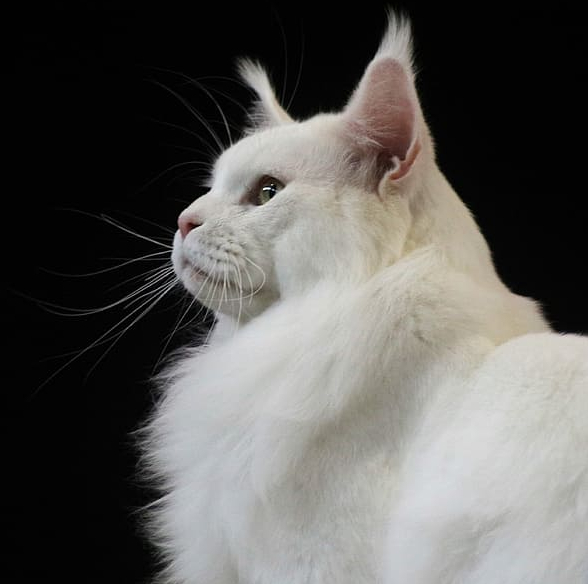
#> input picture images/cat.jpg, 588 x 584 px
$ python imager.py images/cat.jpg
#> lines starting #> are read from the running program, lines starting #| are printed output that depends on the picture
#!/bin/python3

import sys, os, argparse
import numpy as np
import math
from fractions import Fraction
from PIL import Image

# 10 levels of luminance represented in ASCII
ascii_scale = ' .:-=+*#%@'

# ANSI reset escape code
reset = '\033[0m'

'''
Returns the RGB escape code for the foreground colour in supported terminals.
'''
def rgbFG(r, g, b):
    return f'\033[38;2;{r};{g};{b}m'

'''
Returns the RGB escape code for the background colour in supported terminals.
'''
def rgbBG(r, g, b):
    return f'\033[48;2;{r};{g};{b}m'

# [13 lines left out: function outputParameters, not called in this run]

'''
Given an image object, scales the photo to the width of the terminal while maintaining aspect ratio
and returns the new resolution. If verbose is true, outputs information about the original and new image's
resolution and aspect ratio.
'''
def getImageScale(image, verbose, colour):
    # Get terminal size
    t = os.get_terminal_size()

    # Get the pixel dimensions and calculate aspect ratio of the image
    W, H = image.size[0], image.size[1]
    # Final aspect ratio is halved to reduce the effect of line spacing
    ratio = (H/2)/W

    # Calculate the final resolution of image
    # The width of the final image is shrunk to fit the width of the terminal
    # Height is then scaled with aspect ratio
    x = t.columns
    y = int(ratio*x)

    # If the picture is smaller than the terminal size, display image in full resolution
    if W <= x:
        x_segment = 1
        y_segment = 1
        x = W
        y = H
    else:
        # Calculate number of pixels in each segment
        x_segment = W/x
        y_segment = H/y

    if verbose:
        outputParameters(W, H, x, y, x_segment, y_segment, colour)

    return (x, y)

'''
Given an image object, downscales the image to fit the terminal and returns the RGB colour values of each
pixel in a list, where each row is seperated in nested lists. Final RGB values are stored as a 3-tuple.
'''
# [25 lines left out: function convertImageToColour, not called in this run]

'''
Given an image object, downscales the image to fit the terminal and converts each pixel's luminance value
to the corresponding ASCII character. Returns a list of strings, with each string representing a row.
'''
def convertImageToASCII(img, verbose):
    img = img.convert('L')

    scale = getImageScale(img, verbose, True)
    cols = scale[0]
    rows = scale[1]

    img = img.resize((cols, rows))

    asciimg = []
    c = np.array(img)

    for row in range(rows):
        asciimg.append('')

        for col in range(cols):
            ascii_chr = ascii_scale[int((c[row][col]*9)/255)]
            asciimg[row] += ascii_chr

    return asciimg

def main():
    # Parse args
    parser = argparse.ArgumentParser(
        prog = 'imager',
        description = 'Generates an ASCII image from an image file'
    )
    parser.add_argument('filename')
    parser.add_argument('-v', action='store_true', dest='verbose', required=False)
    parser.add_argument('-c', action='store_true', dest='colour', required=False)

    args = parser.parse_args()

    # Open image file
    try:
        img = Image.open(args.filename)
#> img is the input picture: PIL image 588x584 RGB; mean R, G, B 92.4, 91, 88.3
    except FileNotFoundError:
        print(f'imager: error: File not found: {args.filename}')
        sys.exit()

    if args.colour:
        image = convertImageToColour(img, args.verbose)
        for row in image:
            for pixel in row:
                sys.stdout.write(f'{rgbBG(pixel[0], pixel[1], pixel[2])} {reset}')
            print()
    else:
        image = convertImageToASCII(img, args.verbose)
#> in convertImageToASCII, `img = img.convert('L')`:
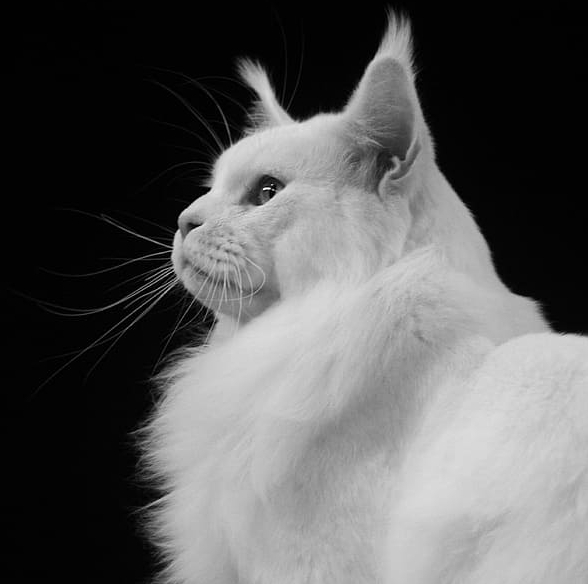
#> img: PIL image 588x584 L; min 0, max 255, mean 91.1
        for row in image:
            print(f'{row}')

    img.close()

if __name__ == "__main__":
#> (the run stopped early here; a loop or call above may not have finished)
